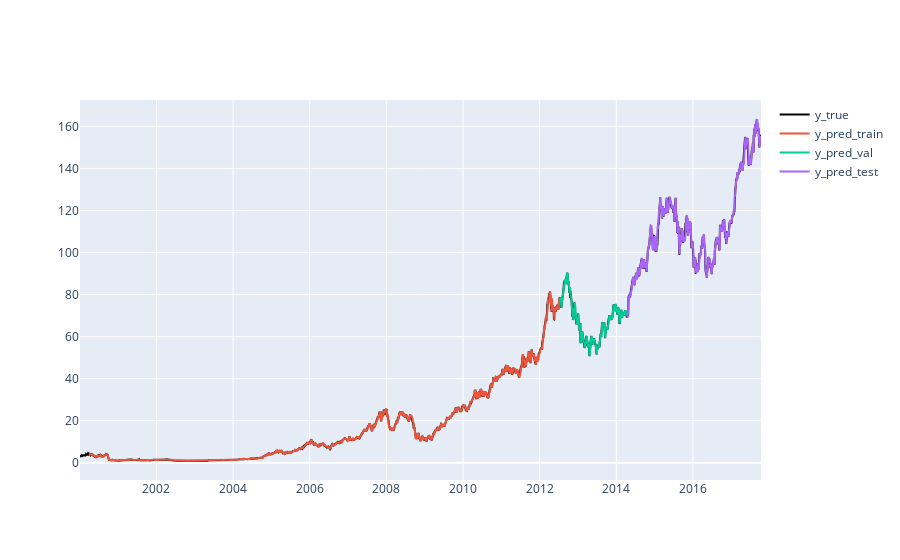

The cell this chart's notebook holds for it:
### Code cell
symbol = "aapl"
stock = StockData(symbol, dates, transformation=NormalizationCurrentDay())
stock.inference(model_lstm)

stock_evaluator = Evaluator()
stock_evaluator.evaluate(pd.Series(stock.y_pred['test'].flatten()), pd.Series(stock.y_true['test'].flatten()))
print(stock_evaluator.metrics)

stock.plot()

### Figure 1 — Plotly figure (JSON) as saved in the notebook; plotly's stock layout.template omitted (floating-point values rounded to 4 significant figures; data arrays with more than 128 entries replaced by an {"elided": "..."} marker saying what was removed)
{"data": [{"line": {"color": "black", "width": 2}, "name": "y_true", "type": "scatter", "x": {"elided": "4471 str values"}, "y": {"elided": "4471 float values"}}, {"name": "y_pred_train", "type": "scatter", "x": {"elided": "3088 str values"}, "y": {"elided": "3088 float values"}}, {"name": "y_pred_val", "type": "scatter", "x": {"elided": "441 str values"}, "y": {"elided": "441 float values"}}, {"name": "y_pred_test", "type": "scatter", "x": {"elided": "882 str values"}, "y": {"elided": "882 float values"}}], "layout": {}}
